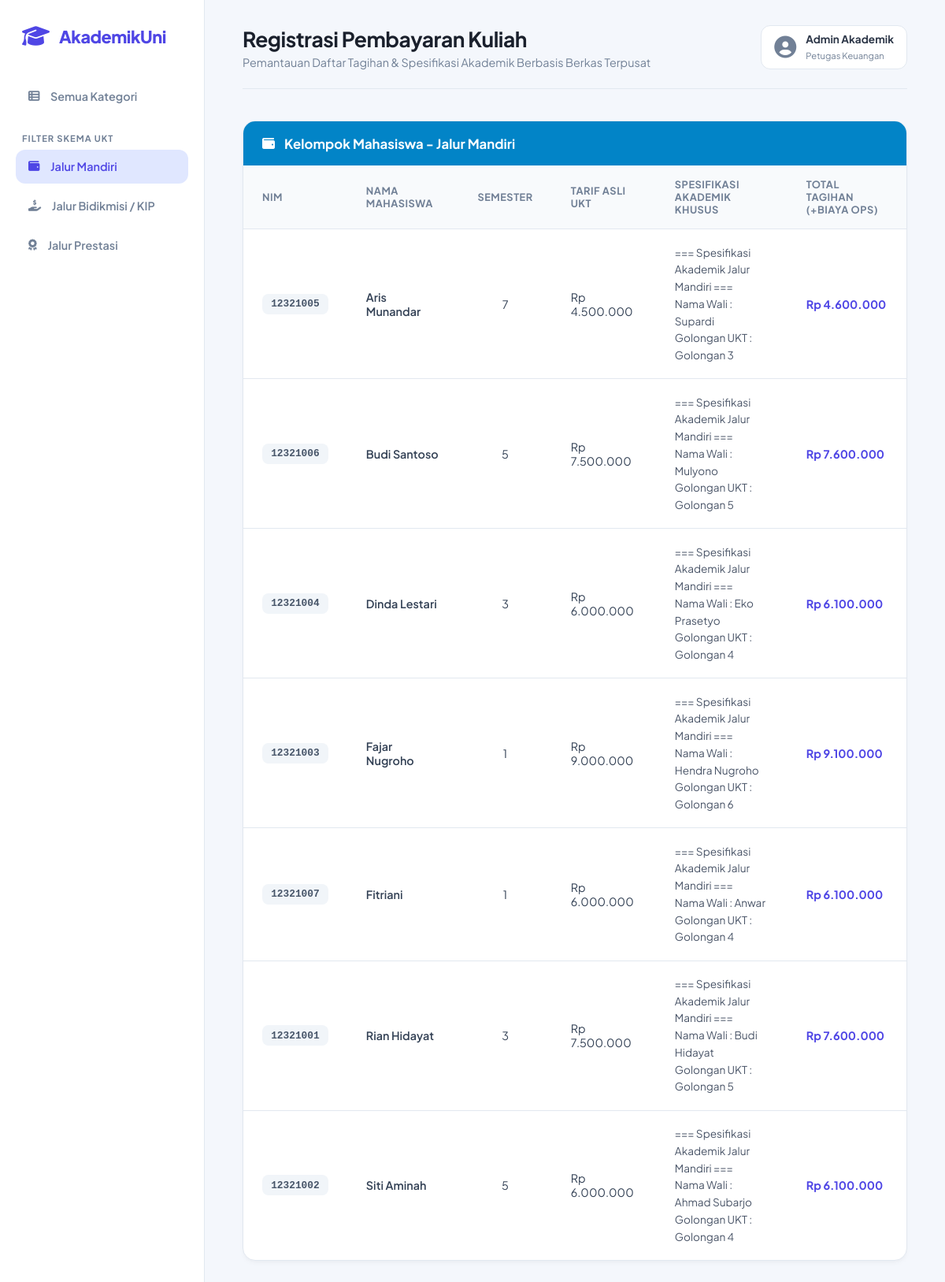
/index.php?category=mandiri, run on the app's committed database.
### tables this page shows
CREATE TABLE `tabel_mahasiswa` (
  `id_mahasiswa` int NOT NULL,
  `nama_mahasiswa` varchar(100) NOT NULL,
  `nim` varchar(15) NOT NULL,
  `semester` int NOT NULL,
  `tarif_ukt_nominal` decimal(12,2) NOT NULL,
  `jenis_pembiayaan` enum('Mandiri','Bidikmisi','Prestasi') NOT NULL,
  `golongan_ukt` varchar(10) DEFAULT NULL,
  `nama_wali` varchar(100) DEFAULT NULL,
  `nomor_kip_kuliah` varchar(50) DEFAULT NULL,
  `dana_saku_subsidi` decimal(12,2) DEFAULT NULL,
  `nama_instansi_beasiswa` varchar(100) DEFAULT NULL,
  `minimal_ipk_syarat` decimal(3,2) DEFAULT NULL
);

### Mahasiswa.php (called while the page is built, shortened)
<?php
abstract class Mahasiswa {
    protected string $nama_mahasiswa;
    protected string $nim;
    protected int $semester;
    public function __construct(int $id, string $nama, string $nim, int $semester, float $ukt) {
        $this->nama_mahasiswa = $nama;
        $this->nim = $nim;
        $this->semester = $semester;
        $this->tarifUktNominal = $ukt;
    }
    public function getNamaMahasiswa(): string { return $this->nama_mahasiswa; }
    public function getNim(): string { return $this->nim; }
    public function getSemester(): int { return $this->semester; }
}

### index.php (the view, shortened to what this page needs)
<?php
require_once 'MahasiswaMandiri.php';
$database = new Database();
$db = $database->getConnection();
$query = "SELECT * FROM tabel_mahasiswa ORDER BY jenis_pembiayaan ASC, nama_mahasiswa ASC";
$stmt = $db->prepare($query);
$stmt->execute();
$rows = $stmt->fetchAll();
$daftarMandiri = [];
$daftarBidikmisi = [];
$daftarPrestasi = [];
foreach ($rows as $row) {
    if ($row->jenis_pembiayaan === 'Mandiri') {
        $daftarMandiri[] = new MahasiswaMandiri(
            $row->id_mahasiswa, $row->nama_mahasiswa, $row->nim, $row->semester, $row->tarif_ukt_nominal,
            $row->golongan_ukt, $row->nama_wali
        );
    } elseif ($row->jenis_pembiayaan === 'Bidikmisi') {
        $daftarBidikmisi[] = new MahasiswaBidikmisi(
            $row->id_mahasiswa, $row->nama_mahasiswa, $row->nim, $row->semester, $row->tarif_ukt_nominal,
            $row->nomor_kip_kuliah, $row->dana_saku_subsidi
        );
    } elseif ($row->jenis_pembiayaan === 'Prestasi') {
        $daftarPrestasi[] = new MahasiswaPrestasi(
            $row->id_mahasiswa, $row->nama_mahasiswa, $row->nim, $row->semester, $row->tarif_ukt_nominal,
            $row->nama_instansi_beasiswa, $row->minimal_ipk_syarat
        );
    }
}
$category = isset($_GET['category']) ? $_GET['category'] : 'all';
?>
<!DOCTYPE html>
<html lang="id">
<head>
    <link rel="stylesheet" href="style.css">
    <link rel="stylesheet" href="https://cdnjs.cloudflare.com/ajax/libs/font-awesome/6.4.0/css/all.min.css">
</head>
<body>
    <div class="sidebar">
        <div class="sidebar-brand">
            <i class="fa-solid fa-graduation-cap"></i>
            <h2>AkademikUni</h2>
        </div>
        <ul class="sidebar-menu">
            <li>
                <a href="index.php?category=all" class="<?php echo $category === 'all' ? 'active' : ''; ?>">
                    <i class="fa-solid fa-table-list"></i> <span>Semua Kategori</span>
                </a>
            </li>
            <li class="menu-divider">Filter Skema UKT</li>
            <li>
                <a href="index.php?category=mandiri" class="<?php echo $category === 'mandiri' ? 'active' : ''; ?>">
                    <i class="fa-solid fa-wallet"></i> <span>Jalur Mandiri</span>
                </a>
            </li>
            <li>
                <a href="index.php?category=bidikmisi" class="<?php echo $category === 'bidikmisi' ? 'active' : ''; ?>">
                    <i class="fa-solid fa-hand-holding-dollar"></i> <span>Jalur Bidikmisi / KIP</span>
                </a>
            </li>
            <li>
                <a href="index.php?category=prestasi" class="<?php echo $category === 'prestasi' ? 'active' : ''; ?>">
                    <i class="fa-solid fa-award"></i> <span>Jalur Prestasi</span>
                </a>
            </li>
        </ul>
    </div>
    <div class="main-content">
        <header>
            <div class="header-title">
                <h1>Registrasi Pembayaran Kuliah</h1>
                <p>Pemantauan Daftar Tagihan & Spesifikasi Akademik Berbasis Berkas Terpusat</p>
            </div>
            <div class="user-wrapper">
                <i class="fa-solid fa-circle-user"></i>
                <div>
                    <h4>Admin Akademik</h4>
                    <small>Petugas Keuangan</small>
                </div>
            </div>
        </header>
        <main>
            <?php if ($category === 'all' || $category === 'mandiri'): ?>
            <div class="card-section">
                <div class="section-header sh-mandiri">
                    <i class="fa-solid fa-wallet"></i>
                    <h2>Kelompok Mahasiswa - Jalur Mandiri</h2>
                </div>
                <div class="table-responsive">
                    <table>
                        <thead>
                            <tr>
                                <th>NIM</th>
                                <th>Nama Mahasiswa</th>
                                <th class="text-center">Semester</th>
                                <th>Tarif Asli UKT</th>
                                <th>Spesifikasi Akademik Khusus</th>
                                <th>Total Tagihan (+Biaya Ops)</th>
                            </tr>
                        </thead>
                        <tbody>
                            <?php if (empty($daftarMandiri)): ?>
                                <tr><td colspan="6" class="text-center">Tidak ada data mahasiswa Mandiri.</td></tr>
                            <?php else: ?>
                                <?php foreach ($daftarMandiri as $mhs): ?>
                                <tr>
                                    <td><span class="badge badge-nim"><?php echo $mhs->getNim(); ?></span></td>
                                    <td class="font-semibold"><?php echo $mhs->getNamaMahasiswa(); ?></td>
                                    <td class="text-center"><?php echo $mhs->getSemester(); ?></td>
                                    <td>Rp <?php echo number_format($mhs->hitungTagihanSemester() - 100000, 0, ',', '.'); ?></td>
                                    <td class="spec-col"><?php $mhs->tampilkanSpesifikasiAkademik(); ?></td>
                                    <td class="font-bold text-primary">Rp <?php echo number_format($mhs->hitungTagihanSemester(), 0, ',', '.'); ?></td>
                                </tr>
                                <?php endforeach; ?>
                            <?php endif; ?>
                        </tbody>
                    </table>
                </div>
            </div>
            <?php endif; ?>
        </main>
    </div>
</body>
</html>

### MahasiswaMandiri.php (shortened to what this page needs)
<?php
require_once 'Mahasiswa.php';
class MahasiswaMandiri extends Mahasiswa {
    private string $golonganUkt;
    private string $namaWali;
    public function __construct(int $id, string $nama, string $nim, int $semester, float $ukt, string $golonganUkt, string $namaWali) {
        $this->golonganUkt = $golonganUkt;
        $this->namaWali = $namaWali;
    }
    public function hitungTagihanSemester(): float {
        return $this->tarifUktNominal + 100000.00;
    }
    public function tampilkanSpesifikasiAkademik(): void {
        echo "=== Spesifikasi Akademik Jalur Mandiri ===<br>";
        echo "Nama Wali    : " . $this->namaWali . "<br>";
        echo "Golongan UKT : " . $this->golonganUkt . "<br>";
    }
}

### style.css (style rules this page uses)
:root { --bg-body: #f4f7fc; --bg-sidebar: #ffffff; --text-main: #2d3748; --text-muted: #718096; --primary: #4f46e5; --primary-light: #e0e7ff; --success: #10b981; --success-light: #d1fae5; --success-dark: #065f46; --border-color: #e2e8f0; --card-bg: #ffffff; --mandiri-color: #0284c7; --bidikmisi-color: #f59e0b; --prestasi-color: #8b5cf6; }
* { margin: 0; padding: 0; box-sizing: border-box; font-family: "Plus Jakarta Sans", sans-serif; }
body { background-color: var(--bg-body); color: var(--text-main); display: flex; min-height: 100vh; }
.sidebar { width: 260px; background-color: var(--bg-sidebar); border-right: 1px solid var(--border-color); position: fixed; height: 100%; left: 0; top: 0; padding: 2rem 1.25rem; display: flex; flex-direction: column; z-index: 100; }
.sidebar-brand { display: flex; align-items: center; gap: 0.75rem; color: var(--primary); margin-bottom: 2.5rem; padding-left: 0.5rem; }
.sidebar-brand i { font-size: 1.75rem; }
.sidebar-brand h2 { font-size: 1.35rem; font-weight: 800; letter-spacing: -0.5px; }
.sidebar-menu { list-style: none; }
.sidebar-menu li { margin-bottom: 0.4rem; }
.sidebar-menu .menu-divider { font-size: 0.7rem; font-weight: 700; color: var(--text-muted); text-transform: uppercase; letter-spacing: 1px; margin: 1.5rem 0 0.5rem 0.5rem; }
.sidebar-menu a { display: flex; align-items: center; gap: 0.85rem; color: var(--text-muted); text-decoration: none; padding: 0.8rem 1rem; border-radius: 12px; font-weight: 600; font-size: 0.9rem; transition: all 0.2s ease; }
.sidebar-menu a.active { background-color: var(--primary-light); color: var(--primary); }
.main-content { margin-left: 260px; width: calc(100% - 260px); padding: 2rem 3rem; }
header { display: flex; justify-content: space-between; align-items: center; margin-bottom: 2.5rem; border-bottom: 1px solid var(--border-color); padding-bottom: 1.5rem; }
.header-title h1 { font-size: 1.65rem; font-weight: 700; letter-spacing: -0.5px; color: #1a202c; margin-bottom: 0.25rem; }
.header-title p { color: var(--text-muted); font-size: 0.9rem; }
.user-wrapper { display: flex; align-items: center; gap: 0.75rem; background: var(--card-bg); padding: 0.5rem 1rem; border-radius: 12px; border: 1px solid var(--border-color); }
.user-wrapper i { font-size: 1.75rem; color: var(--text-muted); }
.user-wrapper h4 { font-size: 0.85rem; font-weight: 700; }
.user-wrapper small { color: var(--text-muted); font-size: 0.7rem; }
.card-section { background-color: var(--card-bg); border-radius: 16px; border: 1px solid var(--border-color); box-shadow: 0 4px 6px -1px rgba(0, 0, 0, 0.03), 0 2px 4px -1px rgba(0, 0, 0, 0.02); margin-bottom: 2.5rem; overflow: hidden; }
.section-header { display: flex; align-items: center; gap: 0.75rem; padding: 1.1rem 1.5rem; color: #ffffff; }
.sh-mandiri { background-color: var(--mandiri-color); }
.section-header h2 { font-size: 1.05rem; font-weight: 700; }
.table-responsive { overflow-x: auto; }
table { width: 100%; border-collapse: collapse; text-align: left; }
th { background-color: #f8fafc; color: var(--text-muted); padding: 1rem 1.5rem; font-size: 0.8rem; font-weight: 700; text-transform: uppercase; letter-spacing: 0.5px; border-bottom: 1px solid var(--border-color); }
td { padding: 1.15rem 1.5rem; border-bottom: 1px solid var(--border-color); font-size: 0.9rem; color: #334155; }
tr:last-child td { border-bottom: none; }
.badge { padding: 0.35rem 0.7rem; border-radius: 8px; font-size: 0.8rem; font-weight: 700; display: inline-block; }
.badge-nim { background-color: #f1f5f9; color: #475569; font-family: "Courier New", Courier, monospace; }
.font-semibold { font-weight: 600; }
.font-bold { font-weight: 700; }
.text-primary { color: var(--primary); }
.text-center { text-align: center; }
.spec-col { font-size: 0.85rem; color: #4a5568; line-height: 1.6; }

### data on the page
tabel_mahasiswa: nim "12321005", nama_mahasiswa "Aris Munandar", semester "7", $mhs->hitungTagihanSemester()-100000 "4.500.000", nama_wali "Supardi", golongan_ukt "Golongan 3", tarif_ukt_nominal "4.600.000"
tabel_mahasiswa: nim "12321006", nama_mahasiswa "Budi Santoso", semester "5", $mhs->hitungTagihanSemester()-100000 "7.500.000", nama_wali "Mulyono", golongan_ukt "Golongan 5", tarif_ukt_nominal "7.600.000"
tabel_mahasiswa: nim "12321004", nama_mahasiswa "Dinda Lestari", semester "3", $mhs->hitungTagihanSemester()-100000 "6.000.000", nama_wali "Eko Prasetyo", golongan_ukt "Golongan 4", tarif_ukt_nominal "6.100.000"
tabel_mahasiswa: nim "12321003", nama_mahasiswa "Fajar Nugroho", semester "1", $mhs->hitungTagihanSemester()-100000 "9.000.000", nama_wali "Hendra Nugroho", golongan_ukt "Golongan 6", tarif_ukt_nominal "9.100.000"
tabel_mahasiswa: nim "12321007", nama_mahasiswa "Fitriani", semester "1", $mhs->hitungTagihanSemester()-100000 "6.000.000", nama_wali "Anwar", golongan_ukt "Golongan 4", tarif_ukt_nominal "6.100.000"
tabel_mahasiswa: nim "12321001", nama_mahasiswa "Rian Hidayat", semester "3", $mhs->hitungTagihanSemester()-100000 "7.500.000", nama_wali "Budi Hidayat", golongan_ukt "Golongan 5", tarif_ukt_nominal "7.600.000"
tabel_mahasiswa: nim "12321002", nama_mahasiswa "Siti Aminah", semester "5", $mhs->hitungTagihanSemester()-100000 "6.000.000", nama_wali "Ahmad Subarjo", golongan_ukt "Golongan 4", tarif_ukt_nominal "6.100.000"
